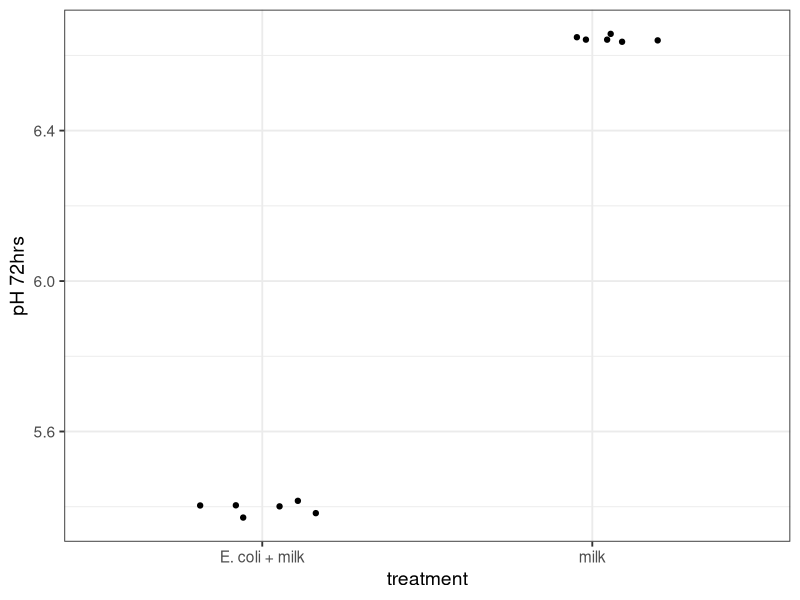
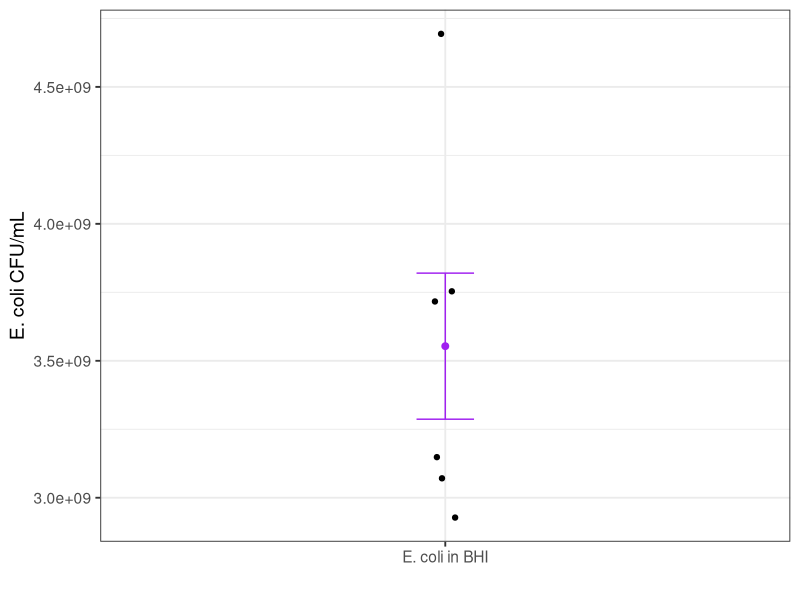
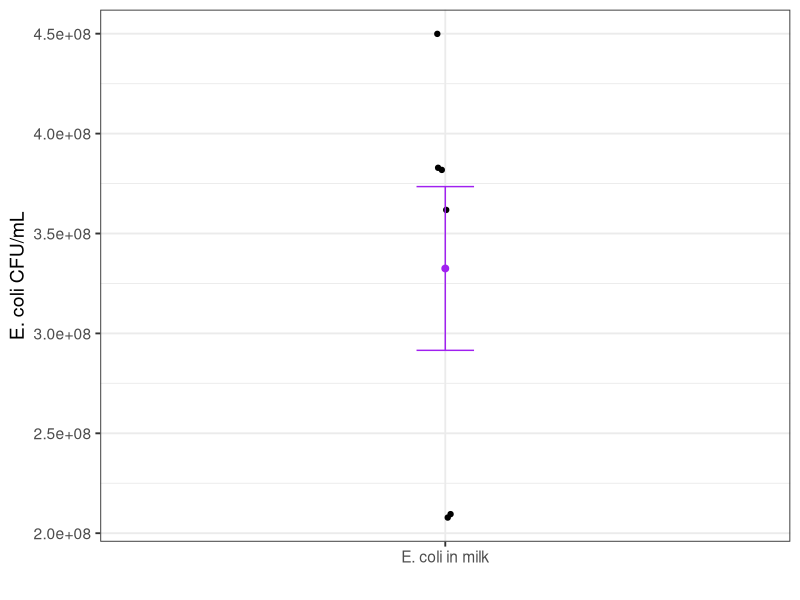

Generate these figures, in order, with R:
# follow up data February 2024. find CFUs of E.coli in BHI broth and in milk after 72hrs. 
setwd("~/Library/CloudStorage/OneDrive-WageningenUniversity&Research/2022_fall_exp_leale/data/ecoli_CFUs")
library(dplyr)
library(ggplot2)
library(lme4)#needed for anovas, t-tests later
library(car)
library(vegan) #needed for emmeans
library(emmeans)


library(readxl)
data <- readxl::read_xlsx(path="feb2024_ecoli.xlsx", sheet = "results") 
# calculate CFUs/mL 
data <- data %>% 
  mutate(bhi_cfu6 = bhi_6*10^6/0.05,
         bhi_cfu7 = bhi_7*10^7/0.05,
         milk_cfu5 = milk_5*10^5/0.05,
         milk_cfu6 = milk_6*10^6/0.05 ) %>%
  mutate(bhiCFU = (bhi_cfu6 + bhi_cfu7)/2,
         milkCFU = (milk_cfu5 + milk_cfu6)/2)


# milk vs. ecoli 72 hrs
data %>%
  ggplot(mapping = aes(x = treatment, y = milk_pH)) +
  geom_point(position = position_jitter(width = 0.2)) +
  scale_x_discrete(labels = c("ecoli" = "E. coli + milk", 
                              "negative" = "milk")) +
  theme_bw(base_size = 14) +
  labs(y = "pH 72hrs")


lm_ph <- lm(milk_pH ~ treatment, data = data) 
Anova(lm_ph, type = 3) 
summary(lm_ph)




# summary stats milk
summary_stats <- data %>%
  filter(treatment == "ecoli") %>%
  group_by(treatment) %>%
  summarize(
    mean_bhiCFU = mean(bhiCFU, na.rm = TRUE),
    se_bhiCFU = sd(bhiCFU, na.rm = TRUE) / sqrt(n()),
    mean_milkCFU = mean(milkCFU, na.rm = TRUE),
    se_milkCFU = sd(milkCFU, na.rm = TRUE) / sqrt(n()),
  )

# ecoli in bhi
data %>% 
  filter(treatment == "ecoli")%>%
  ggplot(aes(x = treatment, y = bhiCFU)) +
  geom_point(position = position_jitter(width = 0.02)) +
  scale_x_discrete(labels = c("ecoli" = "E. coli in BHI")) +
  theme_bw(base_size = 14) +
  labs(y = "E. coli CFU/mL", x="") +
  geom_point(data = summary_stats, aes(y = mean_bhiCFU), color = "purple", size = 2) +
  geom_errorbar(data = summary_stats, 
                aes(y = mean_bhiCFU, 
                    ymin = mean_bhiCFU - se_bhiCFU, 
                    ymax = mean_bhiCFU + se_bhiCFU), 
                color = "purple", width = 0.1)


# ecoli in milk plot
data %>% 
  filter(treatment == "ecoli") %>%
  ggplot(aes(x = treatment, y = milkCFU)) +
  geom_point(position = position_jitter(width = 0.02)) +
  scale_x_discrete(labels = c("ecoli" = "E. coli in milk")) +
  theme_bw(base_size = 14) +
  labs(y = "E. coli CFU/mL", x = "") +  # corrected the 'y' label
  geom_point(data = summary_stats, aes(y = mean_milkCFU), color = "purple", size = 2) +
  geom_errorbar(data = summary_stats, 
                aes(y = mean_milkCFU, 
                    ymin = mean_milkCFU - se_milkCFU, 
                    ymax = mean_milkCFU + se_milkCFU), 
                color = "purple", width = 0.1)



         
